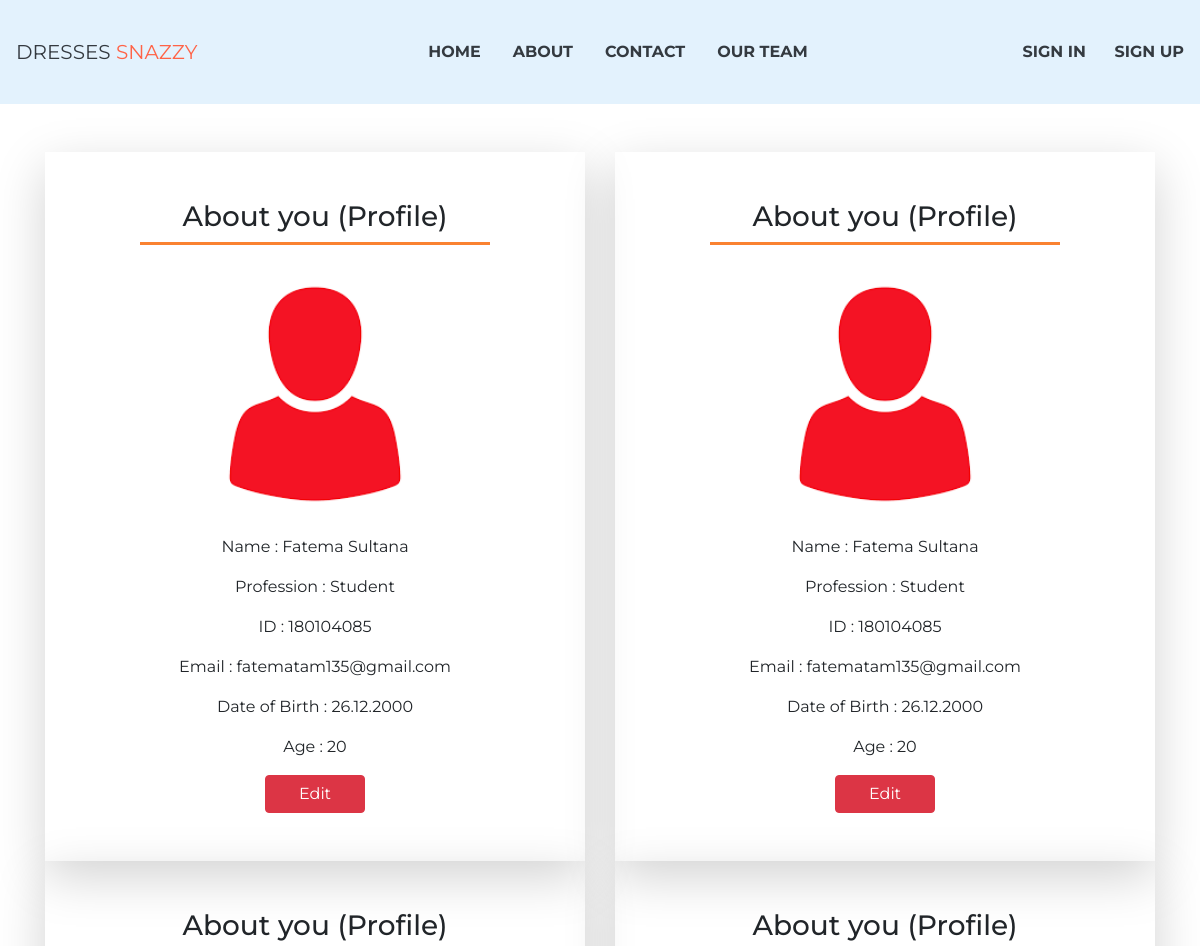
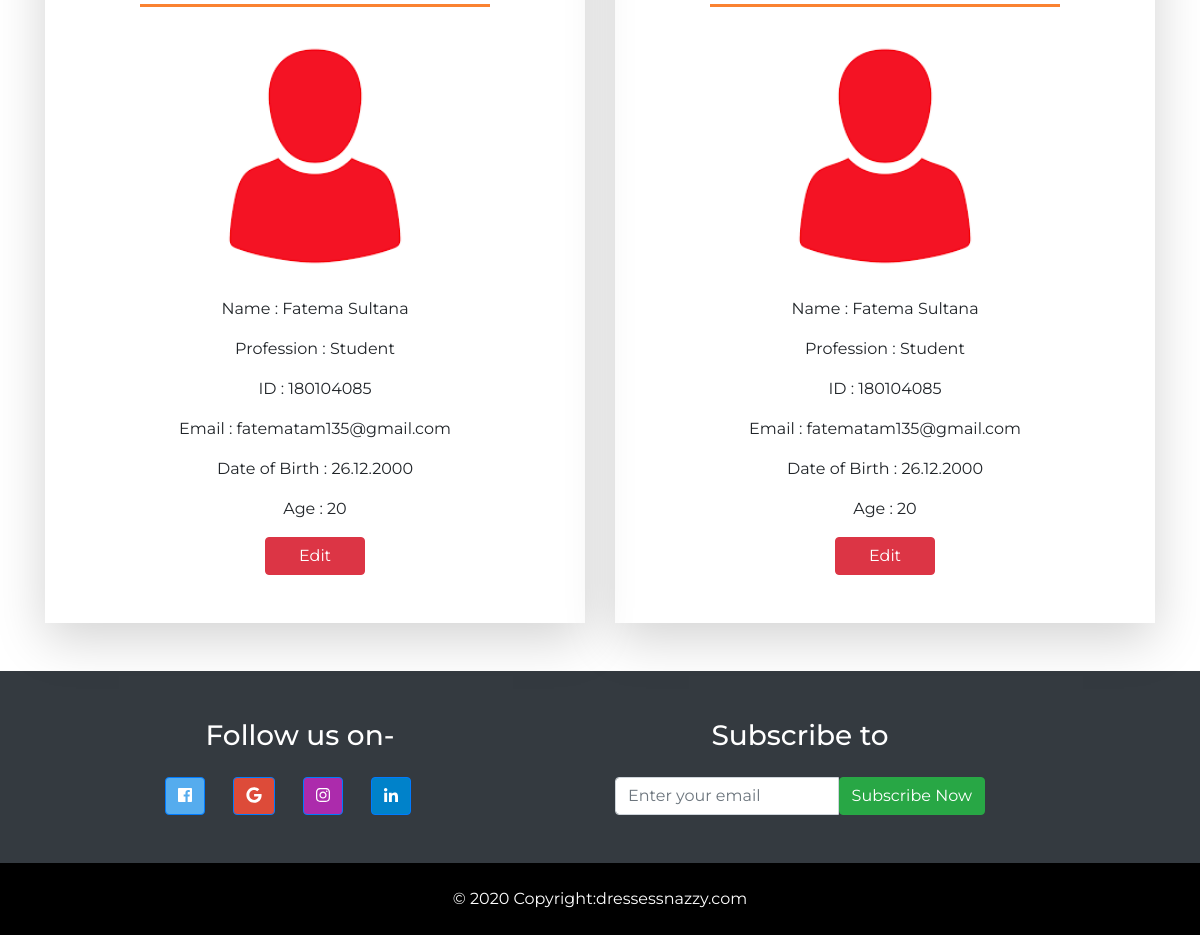
Page /profileEdit.php on the committed database (2 pictures, top to bottom).
### tables this page shows
CREATE TABLE `update_profile` (
  `user_id` int(11) NOT NULL,
  `user_name` varchar(100) NOT NULL,
  `user_profession` varchar(255) NOT NULL,
  `user_reg_id` varchar(20) NOT NULL,
  `user_email` varchar(255) NOT NULL,
  `user_dob` varchar(100) NOT NULL,
  `user_age` int(150) NOT NULL
);

### profileEdit.php (the view)
<?php include('./include/header.php') ?>
<?php include('./include/navbar.php') ?>
<section class="mt-5">
    <div class="container">
        <div class="row justify-content-center">
            <?php
                $query = "SELECT * FROM update_profile";
                $select_profile_query = mysqli_query($connection, $query);
                while ($row = mysqli_fetch_assoc($select_profile_query)) {
                    $user_name = $row['user_name'];
                    $user_profession = $row['user_profession'];
                    $user_reg_id = $row['user_reg_id'];
                    $user_email = $row['user_email'];
                    $user_dob = $row['user_dob'];
                    $user_age = $row['user_age'];
                    ?>
                    <div class="col-md-6 text-center">
                        <div class="p-5 shadow-lg">
                        <h3>About you (Profile)</h3>
                        <div class="row justify-content-center mb-4">
                            <div class="new-row"></div>
                        </div>
                        <img src="image/user.png" alt="...." class="img-class mb-3">
                        <p>Name : <?php echo $user_name ?></p>
                        <p>Profession : <?php echo $user_profession ?></p>
                        <p>ID : <?php echo $user_reg_id ?></p>
                        <p>Email : <?php echo $user_email ?></p>
                        <p>Date of Birth : <?php echo $user_dob ?></p>
                        <p>Age : <?php echo $user_age ?></p>
                        <a href="profileEditForm.php" class="btn btn-danger btn-custom">Edit</a>
                        </div>
                    </div>
               <?php } ?>
        </div>
    </div>
</section>
<?php include('./include/footer.php') ?>

### include/header.php (shortened to what this page needs)
<!DOCTYPE html>
<html lang="en">
<head>
    <link rel="stylesheet" href="css/bootstrap.min.css">
    <link rel="stylesheet" href="css/style.css">
</head>
<body>

### include/navbar.php (shortened to what this page needs)
<header>
    <nav class="navbar navbar-expand-lg navbar-light py-4 nav-menu" style="background-color: #e3f2fd;">
        <a class="navbar-brand text-uppercase text-dark" href="../SD_Project/index.php">Dresses <span class="snaz">Snazzy</span></a>
        <div class="collapse navbar-collapse" id="navbarSupportedContent">
            <ul class="navbar-nav ml-auto">
                <li class="nav-item">
                    <a class="nav-link text-uppercase font-weight-bold mr-3  text-dark custom-link-hover" href="../SD_Project/index.php">Home</a>
                </li>
                <li class="nav-item ">
                    <a class="nav-link text-uppercase font-weight-bold mr-3  text-dark custom-link-hover" href="../SD_Project/about.php">About</a>
                </li>
                <li class="nav-item ">
                    <a class="nav-link text-uppercase font-weight-bold  text-dark custom-link-hover mr-3" href="../SD_Project/contact.php">Contact</a>
                </li>
                <li class="nav-item ">
                    <a class="nav-link text-uppercase font-weight-bold  text-dark custom-link-hover" href="../SD_Project/teampage.php">Our Team</a>
                </li>
            </ul>
            <ul class="list-inline text-center font-weight-bold text-uppercase ml-auto sm-ml-auto">
                <li class="list-inline-item mt-3 ">
                    <a href="../SD_Project/login.php" class="text-uppercase text-dark mr-3 custom-link-hover mr-3 udline ">Sign in</a>
                </li>
                <li class="list-inline-item mt-3">
                    <a class="text-uppercase text-dark custom-link-hover udline" href="../SD_Project/signup.php">sign up</a>
                </li>
            </ul>
        </div>
    </nav>
</header>

### include/footer.php (shortened to what this page needs)
<footer class="mt-5 bg-dark pt-5">
    <div class="container-fluid">
        <div class="row mb-3">
            <div class="col-md-6 justify-content-start">
                <h3 class="text-white text-center mb-2">Follow us on-</h3>
                <ul class="list-inline text-center py-3">
                    <li class="list-inline-item mr-4">
                        <a class="btn btn-primary" style="background-color: #55acee" href="https://www.facebook.com/fatematamanna.tarin.26" role="button"><i class="fab fa-facebook"></i></a>
                    </li>
                    <li class="list-inline-item mr-4">
                        <a class="btn btn-primary" style="background-color: #dd4b39" href="https://mail.google.com/mail/u/0/#inbox" role="button"><i class="fab fa-google"></i></a>
                    </li>
                    <li class="list-inline-item mr-4">
                        <a class="btn btn-primary" style="background-color: #ac2bac" href="https://www.instagram.com/prince.souvon.5/" role="button"><i class="fab fa-instagram"></i></a>
                    </li>
                    <li class="list-inline-item mr-4">
                        <a class="btn btn-primary" style="background-color: #0082ca" href="https://www.linkedin.com/in/ars-souvon-679419170/" role="button"><i class="fab fa-linkedin-in"></i></a>
                    </li>
                </ul>
            </div>
            <div class="col-md-4 justify-content-center">
                <h3 class="text-white text-center mb-4">Subscribe to</h3>
                <form method="post">
                    <div class="input-group">
                        <input type="email" class="form-control" name="email" placeholder="Enter your email">
                        <span class="input-group-btn mb-3">
                            <button class="btn btn-success" type="submit" name="subscribe">Subscribe Now</button>
                        </span>
                    </div>
                </form>
            </div>
        </div>
        <div class="row custom-clr justify-content-center text-white p-4">
            © 2020 Copyright:
            <a class="text-white udln" href="index.php">dressessnazzy.com</a>
        </div>
    </div>
</footer>
</body>
</html>

### css/style.css (style rules this page uses)
body { font-family: "Montserrat", sans-serif; }
.snaz { color:tomato; }
.nav-menu { background: #000; }
.new-row { height: 3px; width: 350px; background-color: #fa8231; }
.custom-clr { background-color: #000; padding: 10px; }
.img-class { height: 250px; width: 250px; border-radius: 50%; }
.btn-custom { width: 100px; }

### rows in the picture
update_profile: user_name "Fatema Sultana", user_profession "Student", user_reg "180104085", user_email "fatematam135@gmail.com", user_dob "26.12.2000", user_age "20"
update_profile: user_name "Fatema Sultana", user_profession "Student", user_reg "180104085", user_email "fatematam135@gmail.com", user_dob "26.12.2000", user_age "20"
update_profile: user_name "Fatema Sultana", user_profession "Student", user_reg "180104085", user_email "fatematam135@gmail.com", user_dob "26.12.2000", user_age "20"
update_profile: user_name "Fatema Sultana", user_profession "Student", user_reg "180104085", user_email "fatematam135@gmail.com", user_dob "26.12.2000", user_age "20"
